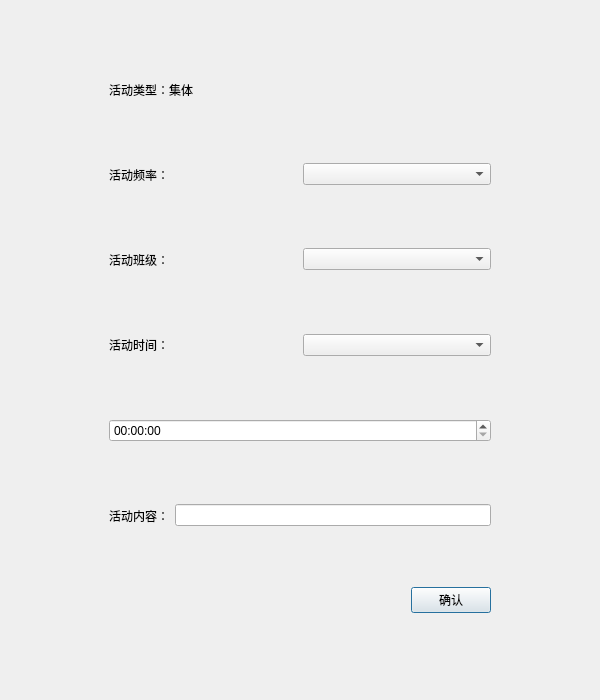
<?xml version="1.0" encoding="UTF-8"?>
<ui version="4.0">
 <class>plusgroupAct</class>
 <widget class="QDialog" name="plusgroupAct">
  <property name="geometry">
   <rect>
    <x>0</x>
    <y>0</y>
    <width>600</width>
    <height>700</height>
   </rect>
  </property>
  <property name="windowTitle">
   <string>添加集体活动</string>
  </property>
  <layout class="QGridLayout" name="gridLayout">
   <item row="0" column="1">
    <spacer name="verticalSpacer">
     <property name="orientation">
      <enum>Qt::Vertical</enum>
     </property>
     <property name="sizeType">
      <enum>QSizePolicy::Fixed</enum>
     </property>
     <property name="sizeHint" stdset="0">
      <size>
       <width>20</width>
       <height>30</height>
      </size>
     </property>
    </spacer>
   </item>
   <item row="1" column="0">
    <spacer name="horizontalSpacer">
     <property name="orientation">
      <enum>Qt::Horizontal</enum>
     </property>
     <property name="sizeType">
      <enum>QSizePolicy::Fixed</enum>
     </property>
     <property name="sizeHint" stdset="0">
      <size>
       <width>80</width>
       <height>20</height>
      </size>
     </property>
    </spacer>
   </item>
   <item row="1" column="1">
    <widget class="QWidget" name="widget_6" native="true">
     <layout class="QVBoxLayout" name="verticalLayout">
      <item>
       <widget class="QWidget" name="widget" native="true">
        <layout class="QHBoxLayout" name="horizontalLayout">
         <item>
          <widget class="QLabel" name="label">
           <property name="text">
            <string>活动类型：集体</string>
           </property>
          </widget>
         </item>
        </layout>
       </widget>
      </item>
      <item>
       <widget class="QWidget" name="widget_2" native="true">
        <layout class="QHBoxLayout" name="horizontalLayout_2">
         <item>
          <widget class="QLabel" name="label_2">
           <property name="text">
            <string>活动频率：</string>
           </property>
          </widget>
         </item>
         <item>
          <widget class="QComboBox" name="frequency"/>
         </item>
        </layout>
       </widget>
      </item>
      <item>
       <widget class="QWidget" name="widget_3" native="true">
        <layout class="QHBoxLayout" name="horizontalLayout_3">
         <item>
          <widget class="QLabel" name="label_3">
           <property name="text">
            <string>活动班级：</string>
           </property>
          </widget>
         </item>
         <item>
          <widget class="QComboBox" name="classroom"/>
         </item>
        </layout>
       </widget>
      </item>
      <item>
       <widget class="QWidget" name="widget_4" native="true">
        <layout class="QHBoxLayout" name="horizontalLayout_4">
         <item>
          <widget class="QLabel" name="label_4">
           <property name="text">
            <string>活动时间：</string>
           </property>
          </widget>
         </item>
         <item>
          <widget class="QComboBox" name="week"/>
         </item>
        </layout>
       </widget>
      </item>
      <item>
       <widget class="QWidget" name="widget_5" native="true">
        <layout class="QHBoxLayout" name="horizontalLayout_5">
         <item>
          <widget class="QTimeEdit" name="time"/>
         </item>
        </layout>
       </widget>
      </item>
      <item>
       <widget class="QWidget" name="widget_8" native="true">
        <layout class="QHBoxLayout" name="horizontalLayout_7">
         <item>
          <widget class="QLabel" name="label_5">
           <property name="text">
            <string>活动内容：</string>
           </property>
          </widget>
         </item>
         <item>
          <widget class="QLineEdit" name="content"/>
         </item>
        </layout>
       </widget>
      </item>
      <item>
       <widget class="QWidget" name="widget_7" native="true">
        <layout class="QHBoxLayout" name="horizontalLayout_6">
         <item>
          <spacer name="horizontalSpacer_3">
           <property name="orientation">
            <enum>Qt::Horizontal</enum>
           </property>
           <property name="sizeHint" stdset="0">
            <size>
             <width>40</width>
             <height>20</height>
            </size>
           </property>
          </spacer>
         </item>
         <item>
          <widget class="QPushButton" name="finish">
           <property name="text">
            <string>确认</string>
           </property>
          </widget>
         </item>
        </layout>
       </widget>
      </item>
     </layout>
    </widget>
   </item>
   <item row="1" column="2">
    <spacer name="horizontalSpacer_2">
     <property name="orientation">
      <enum>Qt::Horizontal</enum>
     </property>
     <property name="sizeType">
      <enum>QSizePolicy::Fixed</enum>
     </property>
     <property name="sizeHint" stdset="0">
      <size>
       <width>80</width>
       <height>20</height>
      </size>
     </property>
    </spacer>
   </item>
   <item row="2" column="1">
    <spacer name="verticalSpacer_2">
     <property name="orientation">
      <enum>Qt::Vertical</enum>
     </property>
     <property name="sizeType">
      <enum>QSizePolicy::Fixed</enum>
     </property>
     <property name="sizeHint" stdset="0">
      <size>
       <width>20</width>
       <height>40</height>
      </size>
     </property>
    </spacer>
   </item>
  </layout>
 </widget>
 <resources/>
 <connections/>
</ui>
